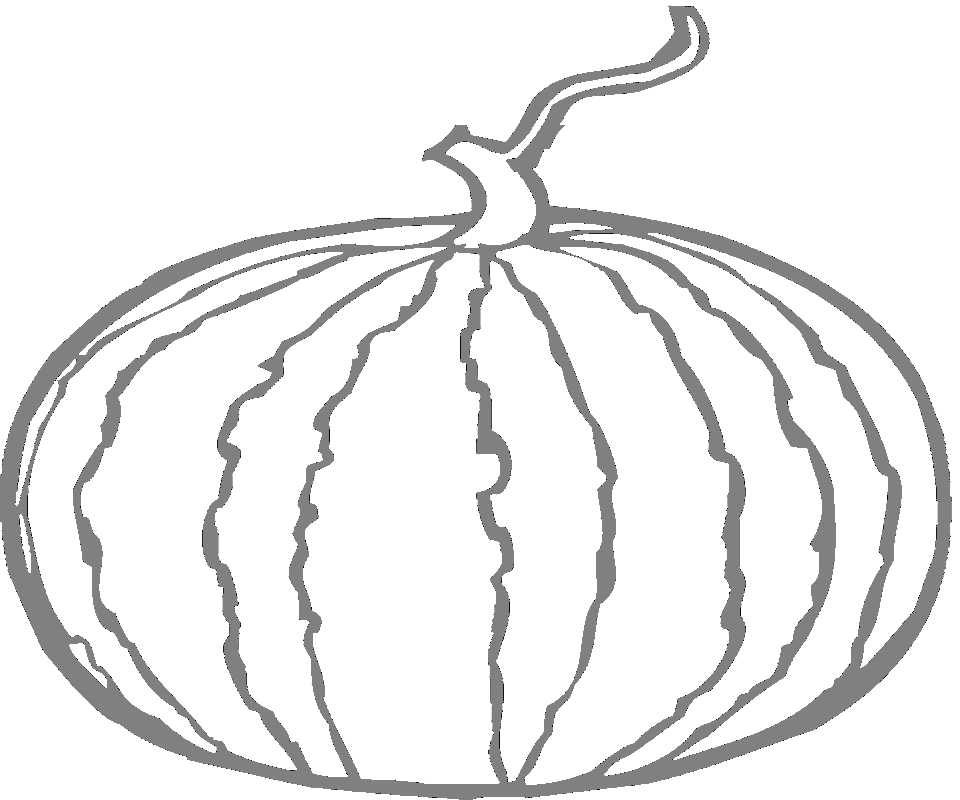
#> input picture Paint_code/xigua/xigua_gray.png, 960 x 800 px
$ python xigua_create_outline.py
#> lines starting #> are read from the running program, lines starting #| are printed output that depends on the picture; after the words box and inside, x2 and y2 are one past the last pixel; in counts of white or black regions, pixels touching at a corner belong together
import cv2
import numpy as np

# 读取图像
image = cv2.imread('xigua_gray.png')
#> image is the input picture: shape (800, 960, 3); min 1, max 255, mean 236.1

# 转换为灰度图像
gray = cv2.cvtColor(image, cv2.COLOR_BGR2GRAY)

# 进行边缘检测
edges = cv2.Canny(gray, 50, 150, apertureSize=3)
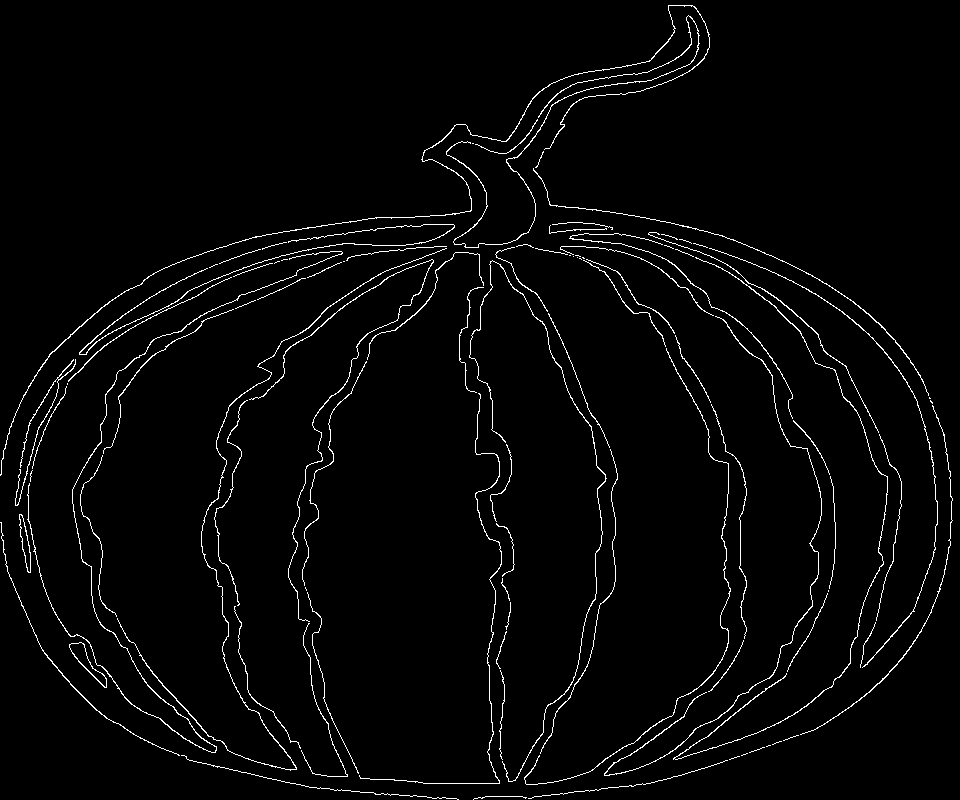
#> edges: shape (800, 960); 2.6% white in thin lines or dots

# 寻找轮廓
contours, _ = cv2.findContours(edges, cv2.RETR_EXTERNAL, cv2.CHAIN_APPROX_SIMPLE)
#> contours = 95 contours, 60 with area under 20; largest, box (x1, y1, x2, y2) and area: (69, 642, 107, 688) 470, (19, 514, 31, 573) 290, (0, 5, 710, 476) 242, (117, 248, 447, 771) 222, (27, 251, 343, 753) 221

# 创建一个与输入图像相同大小的白色图像
result = np.ones_like(image) * 255

# 在新图像上绘制轮廓
cv2.drawContours(result, contours, -1, (0, 0, 0), 1)  # 添加黑色边框
#> result: shape (800, 960, 3); 97.4% white; black in thin lines or dots

# 显示结果图像
cv2.imshow('Result', result)
cv2.waitKey(0)
cv2.destroyAllWindows()
cv2.imwrite('xigua_get_outline.png',result)
